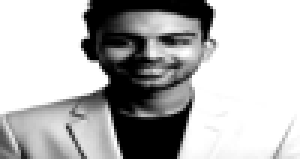
#> input picture Kabeer-Scaler-main/images/source-prepped.png, 100 x 53 px (shown 3 times larger)
$ python prep_photo.py
#> lines starting #> are read from the running program, lines starting #| are printed output that depends on the picture
from __future__ import annotations

from pathlib import Path

from PIL import Image, ImageEnhance, ImageFilter, ImageOps

ROOT = Path(__file__).resolve().parents[1]
IMAGES_DIR = ROOT / "images"
OUTPUT = IMAGES_DIR / "source-prepped.png"


def find_source_image() -> Path:
    candidates = sorted(IMAGES_DIR.glob("*.png")) + sorted(IMAGES_DIR.glob("*.jpg")) + sorted(IMAGES_DIR.glob("*.jpeg"))
    if not candidates:
        raise FileNotFoundError("No supported image found in images/.")
    return candidates[0]


def main() -> None:
    source = find_source_image()
    image = Image.open(source).convert("RGB")
    image = ImageOps.fit(image, (640, 640), method=Image.Resampling.LANCZOS)
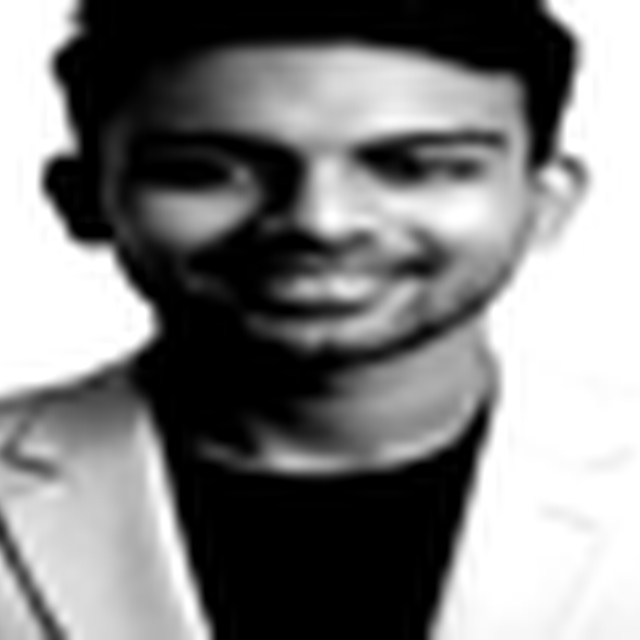
#> image: PIL image 640x640 RGB; min 0, max 255, mean 128.6
    image = ImageOps.grayscale(image)
#> image: PIL image 640x640 L
    image = ImageEnhance.Contrast(image).enhance(1.9)
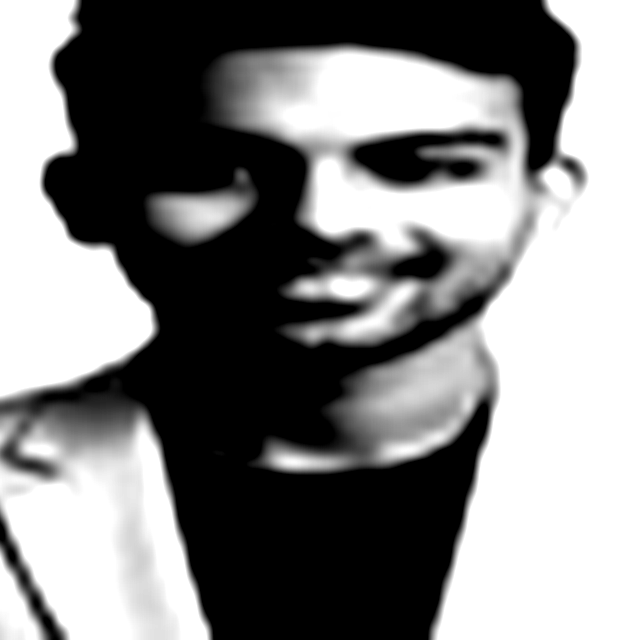
#> image: PIL image 640x640 L; min 0, max 255, mean 131.3
    image = image.filter(ImageFilter.SHARPEN)
    image = image.resize((100, 53), Image.Resampling.BICUBIC)
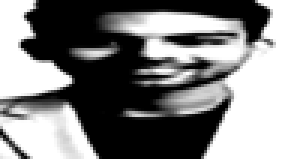
#> image: PIL image 100x53 L (shown 3 times larger); min 0, max 255, mean 131.3
    image.save(OUTPUT)
    print(f"Prepared portrait saved to {OUTPUT}")


if __name__ == "__main__":
    main()
